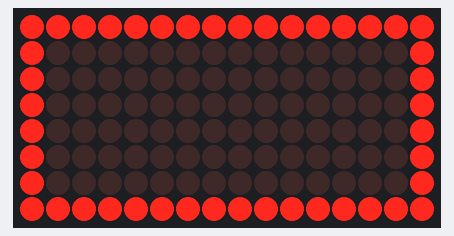
The sketch below on a simulated Arduino Uno, built with avr-gcc and run on an emulated ATmega328P. Shown: 16×8 LED matrix. Wiring (inferred from the names in the program): 2 × MAX7219 LED driver (orientation assumed): data pin 11; clock pin 13; CS pin 10.

Above: at 0.01 s.
At 4.85 s:
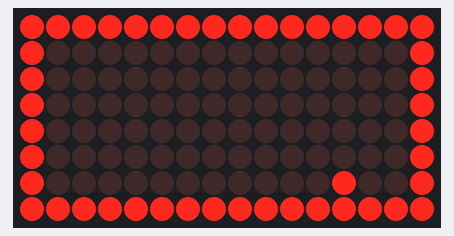
At 9.68 s:
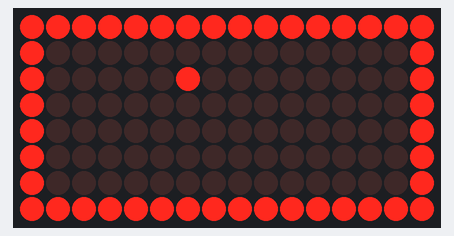
At 19.44 s:
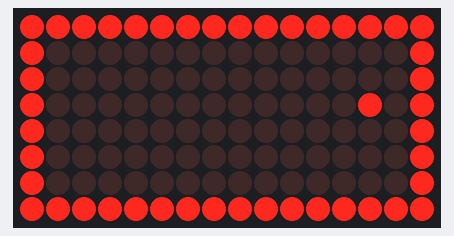
At 29.52 s:
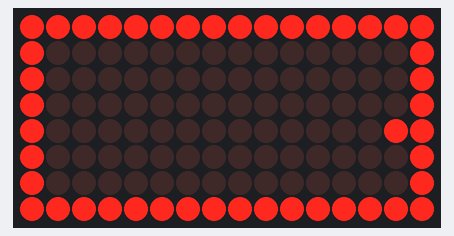
At 39.76 s:
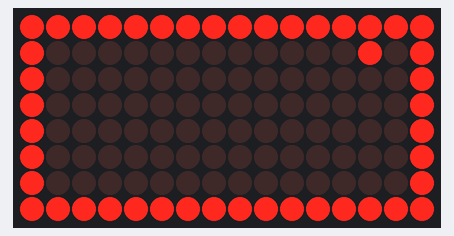

The sketch:

sketch_nov10c.ino
```cpp
int MOSI_pin = 11;
int SlaveSelect_pin = 10;
int Clock_pin = 13;

byte max7219_reg_noop        = 0x00;
byte max7219_reg_decodeMode  = 0x09;
byte max7219_reg_intensity   = 0x0a;
byte max7219_reg_scanLimit   = 0x0b;
byte max7219_reg_shutdown    = 0x0c;
byte max7219_reg_displayTest = 0x0f;

// imaginea logica 16x8: bit15 = x=0 ... bit0 = x=15
uint16_t frame[8];

void putByte(byte data) {
  for (int i = 7; i >= 0; i--) {
    digitalWrite(Clock_pin, LOW);
    digitalWrite(MOSI_pin, (data >> i) & 1);
    digitalWrite(Clock_pin, HIGH);
  }
}

void toMax2(byte reg, byte left, byte right) {
  digitalWrite(SlaveSelect_pin, LOW);
  putByte(reg); putByte(left);    // primul  -> modulul 2 (fizic stanga)
  putByte(reg); putByte(right);   // ultimul -> modulul 1 (fizic dreapta)
  digitalWrite(SlaveSelect_pin, HIGH);
}

void clearFrame() {
  for (int y = 0; y < 8; y++) frame[y] = 0;
}

void setPixel(int x, int y, bool on = true) {
  if (x < 0 || x > 15 || y < 0 || y > 7) return;
  uint16_t mask = (uint16_t)1 << (15 - x);
  if (on) frame[y] |= mask;
  else    frame[y] &= ~mask;
}

void drawRectangle() {
  frame[0] = 0xFFFF;
  frame[7] = 0xFFFF;
  for (int y = 1; y < 7; y++) frame[y] = 0x8001;
}

void flush() {
  for (int y = 0; y < 8; y++) {
    toMax2(y + 1, frame[y] >> 8, frame[y] & 0xFF);
  }
}

// val circular care porneste din (cx, cy)
void drawRipple(int cx, int cy) {
  for (int r = 1; r <= 17; r++) {
    int r2 = r * r;
    int inner = (r - 1) * (r - 1);

    clearFrame();
    // drawRectangle();   // decomenteaza daca vrei sa ramana dreptunghiul

    for (int y = 0; y < 8; y++) {
      for (int x = 0; x < 16; x++) {
        int dx = x - cx;
        int dy = y - cy;
        int d2 = dx * dx + dy * dy;

        if (d2 <= r2 && d2 > inner) {
          setPixel(x, y);
        }
      }
    }

    flush();
    delay(45);
  }
}

void setup() {
  pinMode(MOSI_pin, OUTPUT);
  pinMode(Clock_pin, OUTPUT);
  pinMode(SlaveSelect_pin, OUTPUT);

  digitalWrite(Clock_pin, HIGH);

  toMax2(max7219_reg_scanLimit,   0x07, 0x07);
  toMax2(max7219_reg_decodeMode,  0x00, 0x00);
  toMax2(max7219_reg_shutdown,    0x01, 0x01);
  toMax2(max7219_reg_displayTest, 0x00, 0x00);

  for (int i = 1; i <= 8; i++) {
    toMax2(i, 0, 0);
  }

  toMax2(max7219_reg_intensity, 0x05, 0x05);
}

void loop() {
  static int x = 0, y = 0;
  static int dx = 1, dy = 1;
  static bool wasNearCorner = true;

  // deseneaza dreptunghiul + punctul
  clearFrame();
  drawRectangle();
  setPixel(x, y);
  flush();

  delay(80);

  // misca punctul
  x += dx;
  y += dy;

  // bounce pe margini
  if (x <= 0)  { x = 0;  dx =  1; }
  if (x >= 15) { x = 15; dx = -1; }
  if (y <= 0)  { y = 0;  dy =  1; }
  if (y >= 7)  { y = 7;  dy = -1; }

  // a lovit efectiv o margine?
  bool hitX = (x == 0 || x == 15);
  bool hitY = (y == 0 || y == 7);

  // e colt doar daca loveste o margine si cealalta coordonata e langa colt
  bool cornerHit = (hitX && (y <= 1 || y >= 6)) ||
                   (hitY && (x <= 1 || x >= 14));

  if (cornerHit && !wasNearCorner) {
    int cx = (x < 8) ? 0 : 15;
    int cy = (y < 4) ? 0 : 7;
    drawRipple(cx, cy);
  }

  wasNearCorner = cornerHit;
}
```
